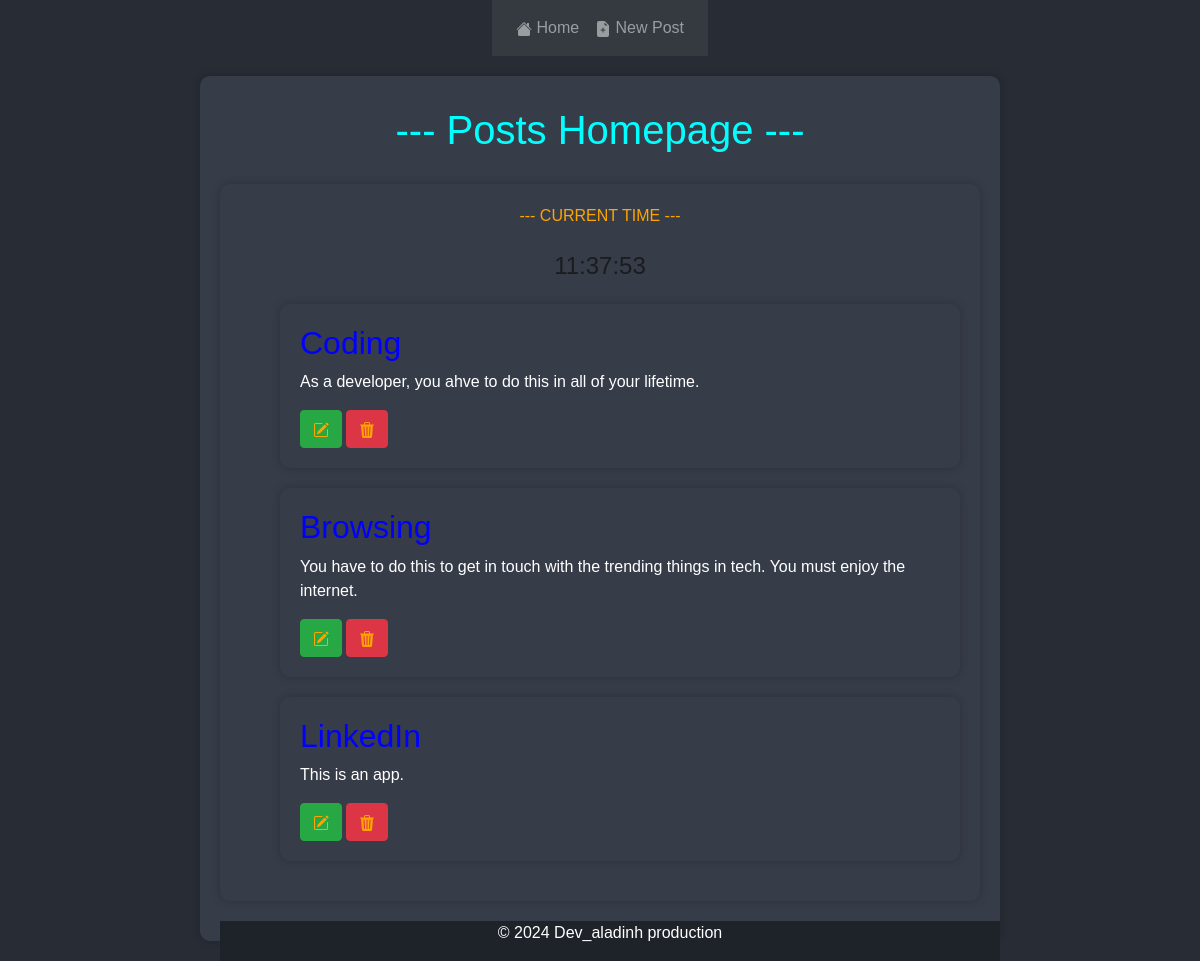
Before: / with the older database file.
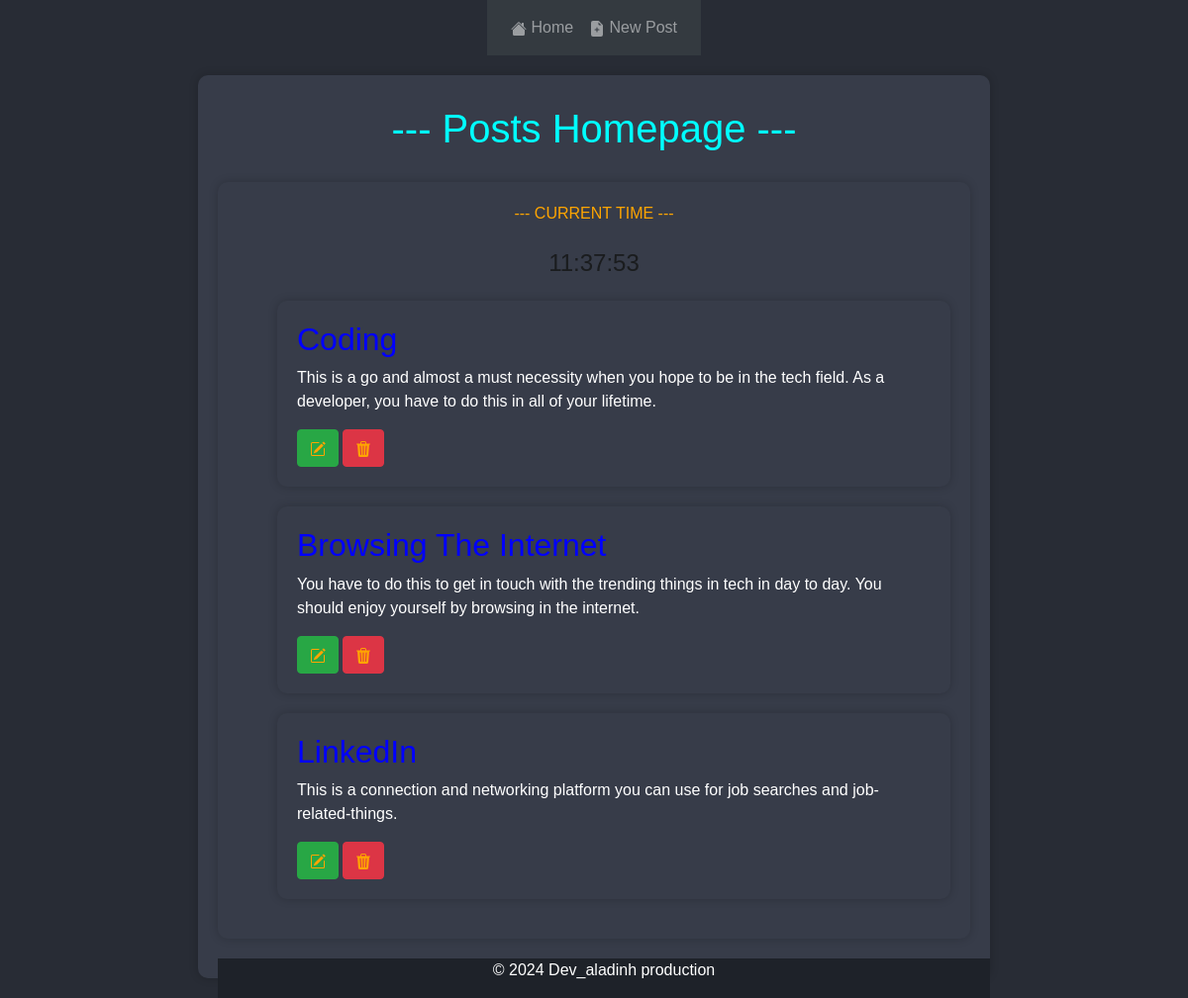
After: the same page with the newer database file.
### myblog/models.py (models this page shows, shortened)
class Post(models.Model):
    title = models.CharField(max_length=200)
    content = models.TextField()
    created_date = models.DateTimeField(default=timezone.now)

### myblog/views.py (the view)
# urls.py: 2. Add a URL to urlpatterns:  path('', views.home, name='home')
def home(request):
    posts = Post.objects.all()
    return render(request, 'home.html', {'posts': posts})

### myblog/templates/home.html (shortened to what this page needs)
{% extends 'base.html' %}
{% block content %}
<!DOCTYPE html>
<html lang="en">
<head>
</head>
<body>
    <section>
        <h1 align="center">--- Posts Homepage ---</h1>
        <section>
            <p align="center"><a href="">--- CURRENT TIME ---</a>
            <div
                align="center"
                id="time"></div>
            <ul>
                {% for post in posts %}
                <section>
                    <h2>{{ post.title }}</h2>
                    <p>{{ post.content }}</p>
                    <button class="btn btn-success"><a href="{% url 'edit_post' pk=post.pk %}"></a></button>
                    <button class="btn btn-danger"><form id="delete-form-{{ post.pk }}" method="POST" action="{% url 'delete_post' pk=post.pk %}" style="display:inline;">
                        <a href="#" onclick="confirmDelete(event, {{ post.pk }})"></a>
                    </form></button>
                </section>
                {% endfor %}
            </ul>
        </section>
        <footer>
            <p>&copy; 2024 Dev_aladinh production</p>
        </footer>
    </section>
</body>
</html>
{% endblock %}

### myblog/templates/base.html (shortened to what this page needs)
<!DOCTYPE html>
<html>
  <head>
    <link
      rel="stylesheet"
      href="https://stackpath.bootstrapcdn.com/bootstrap/4.4.1/css/bootstrap.min.css"
>
    <link
      rel="stylesheet"
      href="https://stackpath.bootstrapcdn.com/font-awesome/4.7.0/css/font-awesome.min.css"
>
  </head>
  <body>
    <nav class="navbar navbar-expand-lg navbar-dark bg-dark">
      <div class="collapse navbar-collapse" id="navbar">
        <div class="navbar-nav">
          <a class="nav-item nav-link" id="home" href="/">    Home</a>
          <a class="nav-item nav-link" id="new" href="/new">    New Post</a>
        </div>
      </div>
    </nav>
    <div class = "container">
      {% block content %}
      {% endblock %}
    </div>
  </body>
</html>

### myblog/templates/home.html (style rules this page uses)
body { display: flex; font-family: 'Arial', sans-serif; margin: 0; padding: 0; background-color: #282c35; color: #fff; align-items: center; flex-direction: column; text-align: left; }
section { max-width: 800px; margin: 20px auto; padding: 20px; background-color: #373c49; box-shadow: 0 0 10px rgba(0, 0, 0, 0.2); border-radius: 10px; }
#time { font-size: 24px; color: #1a1c1e; margin-top: 20px; }
footer { background-color: #1e2229; text-align: center; padding: 0em 0; position: fixed; bottom: 0; width: 65%; }
a { color: orange; }
h1 { line-height: 1.7; color: aqua; }
h2 { color: blue; }

Changed rows visible on the page:
changed Post "Coding": content "As a developer, you ahve to do this in all of your lifetime." → "This is a go and almost a must necessity when you hope to be in the tech field. As a developer, you have to do this in all of your lifetime."
changed Post: title "Browsing" → "Browsing The Internet"; content "You have to do this to get in touch with the trending things in tech. You must enjoy the internet." → "You have to do this to get in touch with the trending things in tech in day to day. You should enjoy yourself by browsing in the internet."
changed Post "LinkedIn": content "This is an app." → "This is a connection and networking platform you can use for job searches and job-related-things."
